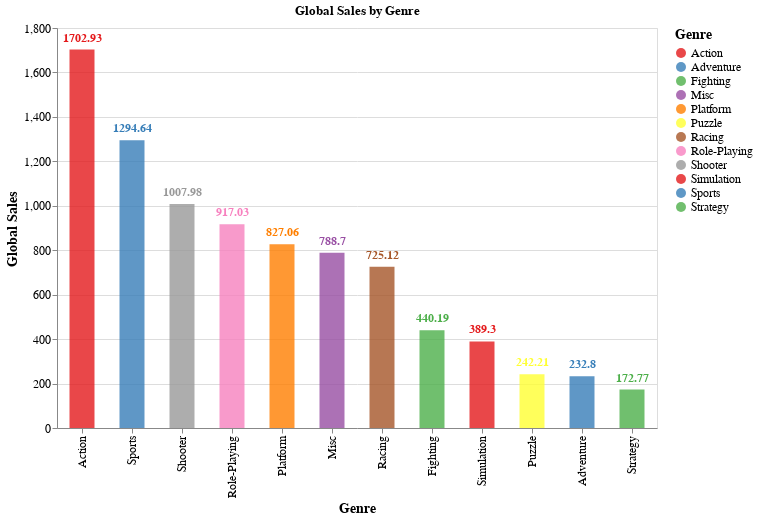

Notebook source saved alongside this figure:
### Markdown cell above
<img src="https://i.pinimg.com/originals/a5/5d/6a/a55d6ae0bbe127e2692a801d843dd46c.png">

### Code cell
df_genre = (
    df.groupby(by=['Genre'])['Global_Sales'].sum()
    .reset_index()
    .sort_values(by=['Global_Sales'], ascending=False)
)

# Create Altair Chart
chart = alt.Chart(df_genre).mark_bar(opacity=0.8,size=25).encode(
    x=alt.X('Genre:N', title='Genre', sort=alt.EncodingSortField(field='Global_Sales', order='descending')),
    y=alt.Y('Global_Sales:Q', title='Global Sales'),
    color=alt.Color('Genre:N', title='Genre', scale=alt.Scale(scheme='set1')),
    tooltip=['Genre:N', 'Global_Sales:Q']
).properties(
    width=600,
    height=400,
    title='Global Sales by Genre'
)

text= chart.mark_text(
    align='center',
    baseline='bottom',
    dy=-5,
    fontSize=12,
    fontWeight='bold'
).encode(
    text='Global_Sales:Q'
)

# Combine the bar chart and text labels
chart_with_labels = (chart + text).configure_axis(
    labelFontSize=12,
    titleFontSize=14
).configure_legend(
    labelFontSize=12,
    titleFontSize=14
)



chart_with_labels.display()

### Figure 1 — Vega specification as saved in the notebook (floating-point values rounded to 4 significant figures)
{"$schema": "https://vega.github.io/schema/vega/v5.json", "data": [{"name": "source_0"}, {"name": "data_1", "values": [{"Genre": "Action", "Global_Sales": 1703.0, "Global_Sales_end": 1703.0, "Global_Sales_start": 0.0}, {"Genre": "Sports", "Global_Sales": 1295.0, "Global_Sales_end": 1295.0, "Global_Sales_start": 0.0}, {"Genre": "Shooter", "Global_Sales": 1008.0, "Global_Sales_end": 1008.0, "Global_Sales_start": 0.0}, {"Genre": "Role-Playing", "Global_Sales": 917.0, "Global_Sales_end": 917.0, "Global_Sales_start": 0.0}, {"Genre": "Platform", "Global_Sales": 827.1, "Global_Sales_end": 827.1, "Global_Sales_start": 0.0}, {"Genre": "Misc", "Global_Sales": 788.7, "Global_Sales_end": 788.7, "Global_Sales_start": 0.0}, {"Genre": "Racing", "Global_Sales": 725.1, "Global_Sales_end": 725.1, "Global_Sales_start": 0.0}, {"Genre": "Fighting", "Global_Sales": 440.2, "Global_Sales_end": 440.2, "Global_Sales_start": 0.0}, {"Genre": "Simulation", "Global_Sales": 389.3, "Global_Sales_end": 389.3, "Global_Sales_start": 0.0}, {"Genre": "Puzzle", "Global_Sales": 242.2, "Global_Sales_end": 242.2, "Global_Sales_start": 0.0}, {"Genre": "Adventure", "Global_Sales": 232.8, "Global_Sales_end": 232.8, "Global_Sales_start": 0.0}, {"Genre": "Strategy", "Global_Sales": 172.8, "Global_Sales_end": 172.8, "Global_Sales_start": 0.0}]}, {"name": "data_2", "values": [{"Genre": "Action", "Global_Sales": 1703.0}, {"Genre": "Sports", "Global_Sales": 1295.0}, {"Genre": "Shooter", "Global_Sales": 1008.0}, {"Genre": "Role-Playing", "Global_Sales": 917.0}, {"Genre": "Platform", "Global_Sales": 827.1}, {"Genre": "Misc", "Global_Sales": 788.7}, {"Genre": "Racing", "Global_Sales": 725.1}, {"Genre": "Fighting", "Global_Sales": 440.2}, {"Genre": "Simulation", "Global_Sales": 389.3}, {"Genre": "Puzzle", "Global_Sales": 242.2}, {"Genre": "Adventure", "Global_Sales": 232.8}, {"Genre": "Strategy", "Global_Sales": 172.8}]}, {"name": "source_0_x_domain_Genre", "values": [{"Genre": "Action", "sort_field": 1703.0}, {"Genre": "Sports", "sort_field": 1295.0}, {"Genre": "Shooter", "sort_field": 1008.0}, {"Genre": "Role-Playing", "sort_field": 917.0}, {"Genre": "Platform", "sort_field": 827.1}, {"Genre": "Misc", "sort_field": 788.7}, {"Genre": "Racing", "sort_field": 725.1}, {"Genre": "Fighting", "sort_field": 440.2}, {"Genre": "Simulation", "sort_field": 389.3}, {"Genre": "Puzzle", "sort_field": 242.2}, {"Genre": "Adventure", "sort_field": 232.8}, {"Genre": "Strategy", "sort_field": 172.8}]}, {"name": "data_1_color_domain_Genre_0", "values": [{"Genre": "Action"}, {"Genre": "Sports"}, {"Genre": "Shooter"}, {"Genre": "Role-Playing"}, {"Genre": "Platform"}, {"Genre": "Misc"}, {"Genre": "Racing"}, {"Genre": "Fighting"}, {"Genre": "Simulation"}, {"Genre": "Puzzle"}, {"Genre": "Adventure"}, {"Genre": "Strategy"}]}, {"name": "data_2_color_domain_Genre_1", "values": [{"Genre": "Action"}, {"Genre": "Sports"}, {"Genre": "Shooter"}, {"Genre": "Role-Playing"}, {"Genre": "Platform"}, {"Genre": "Misc"}, {"Genre": "Racing"}, {"Genre": "Fighting"}, {"Genre": "Simulation"}, {"Genre": "Puzzle"}, {"Genre": "Adventure"}, {"Genre": "Strategy"}]}], "marks": [{"type": "rect", "name": "layer_0_marks", "from": {"data": "data_1"}, "encode": {"update": {"y2": {"field": "Global_Sales_start", "scale": "y"}, "description": {"signal": "\"Genre: \" + (isValid(datum[\"Genre\"]) ? datum[\"Genre\"] : \"\"+datum[\"Genre\"]) + \"; Global Sales: \" + (format(datum[\"Global_Sales\"], \"\")) + \"; Global_Sales: \" + (format(datum[\"Global_Sales\"], \"\"))"}, "y": {"field": "Global_Sales_end", "scale": "y"}, "width": {"value": 25}, "opacity": {"value": 0.8}, "tooltip": {"signal": "{\"Genre\": isValid(datum[\"Genre\"]) ? datum[\"Genre\"] : \"\"+datum[\"Genre\"], \"Global_Sales\": format(datum[\"Global_Sales\"], \"\")}"}, "ariaRoleDescription": {"value": "bar"}, "fill": {"field": "Genre", "scale": "color"}, "xc": {"field": "Genre", "scale": "x", "band": 0.5}}}, "style": ["bar"]}, {"type": "text", "name": "layer_1_marks", "from": {"data": "data_2"}, "encode": {"update": {"fontSize": {"value": 12}, "align": {"value": "center"}, "baseline": {"value": "bottom"}, "description": {"signal": "\"Genre: \" + (isValid(datum[\"Genre\"]) ? datum[\"Genre\"] : \"\"+datum[\"Genre\"]) + \"; Global Sales: \" + (format(datum[\"Global_Sales\"], \"\")) + \"; Global_Sales: \" + (format(datum[\"Global_Sales\"], \"\"))"}, "tooltip": {"signal": "{\"Genre\": isValid(datum[\"Genre\"]) ? datum[\"Genre\"] : \"\"+datum[\"Genre\"], \"Global_Sales\": format(datum[\"Global_Sales\"], \"\")}"}, "y": {"field": "Global_Sales", "scale": "y"}, "fill": {"field": "Genre", "scale": "color"}, "fontWeight": {"value": "bold"}, "text": {"signal": "format(datum[\"Global_Sales\"], \"\")"}, "dy": {"value": -5}, "x": {"field": "Genre", "scale": "x", "band": 0.5}}}, "style": ["text"]}], "scales": [{"name": "x", "type": "band", "domain": {"data": "source_0_x_domain_Genre", "field": "Genre", "sort": {"op": "max", "field": "sort_field", "order": "descending"}}, "range": [0, {"signal": "width"}], "paddingInner": 0.1, "paddingOuter": 0.05}, {"name": "y", "type": "linear", "domain": {"fields": [{"data": "data_1", "field": "Global_Sales_start"}, {"data": "data_1", "field": "Global_Sales_end"}, {"data": "data_2", "field": "Global_Sales"}]}, "range": [{"signal": "height"}, 0], "nice": true, "zero": true}, {"name": "color", "type": "ordinal", "domain": {"fields": [{"data": "data_1_color_domain_Genre_0", "field": "Genre"}, {"data": "data_2_color_domain_Genre_1", "field": "Genre"}], "sort": true}, "range": {"scheme": "set1"}}], "axes": [{"scale": "y", "maxExtent": 0, "grid": true, "minExtent": 0, "ticks": false, "aria": false, "zindex": 0, "domain": false, "labels": false, "orient": "left", "gridScale": "x", "tickCount": {"signal": "ceil(height/40)"}}, {"scale": "x", "title": "Genre", "labelAngle": 270, "zindex": 0, "grid": false, "labelBaseline": "middle", "orient": "bottom", "labelAlign": "right"}, {"scale": "y", "labelOverlap": true, "orient": "left", "title": "Global Sales", "grid": false, "tickCount": {"signal": "ceil(height/40)"}, "zindex": 0}], "title": {"text": "Global Sales by Genre", "frame": "group"}, "background": "white", "legends": [{"title": "Genre", "fill": "color", "symbolType": "circle", "encode": {"symbols": {"update": {"opacity": {"value": 0.8}}}}}], "config": {"axis": {"labelFontSize": 12, "titleFontSize": 14}, "legend": {"labelFontSize": 12, "titleFontSize": 14}}, "height": 400, "width": 600, "padding": 5, "style": "cell"}
